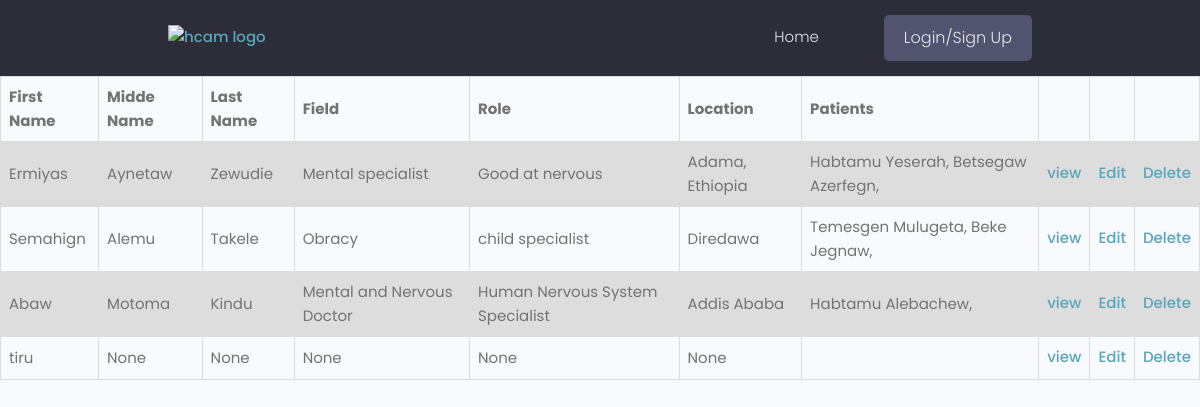
The page /users/doctors/ on the database as committed earlier.
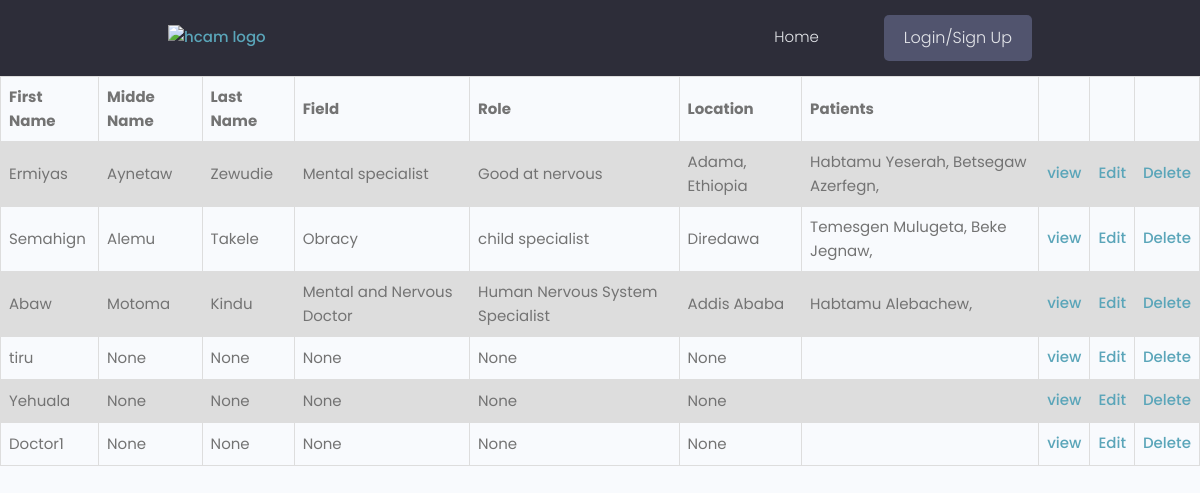
The same page on the database as committed later.
### users/models.py (models this page shows, shortened)
class Doctor(models.Model):
    user = models.OneToOneField(UserAccount, null=True, blank=True, on_delete=models.CASCADE)
    first_name = models.CharField(max_length=100, null=True, blank=True)
    middle_name = models.CharField(max_length=100, null=True, blank=True)
    last_name = models.CharField(max_length=100, null=True, blank=True)
    email = models.EmailField(max_length=150, null=True, blank=True)
    username = models.CharField(max_length=100, null=True, blank=True)
    location = models.CharField(max_length=100, null=True, blank=True)
    national_id = models.ImageField(null=True, blank=True, default='national.jpg')
    field_title = models.CharField(max_length=150, null=True, blank=True)
    short_intro = models.CharField(max_length=250, null=True, blank=True)
    profile_image = models.ImageField(null=True, blank=True, default='default-doctor.jpg')
    biography = models.TextField(null=True, blank=True)
    working_place = models.ForeignKey(Hospital, on_delete=models.CASCADE, null=True, blank=True)
    cv = models.ImageField(null=True, blank=True)
    created = models.DateTimeField(auto_now_add=True)
    id = models.UUIDField(default=uuid.uuid4, unique=True, primary_key=True, editable=False)

class Patient(models.Model):
    user = models.OneToOneField(UserAccount, null=True, blank=True, on_delete=models.CASCADE)
    first_name = models.CharField(max_length=100, null=True, blank=True)
    middle_name = models.CharField(max_length=100, null=True, blank=True)
    last_name = models.CharField(max_length=100, null=True, blank=True)
    email = models.EmailField(max_length=150, null=True, blank=True)
    username = models.CharField(max_length=100, null=True, blank=True)
    location = models.CharField(max_length=100, null=True, blank=True)
    national_id = models.ImageField(null=True, blank=True, default='national.jpg')
    age = models.PositiveIntegerField(null=True, blank=True)
    outPatient = models.BooleanField(null=True, blank=True)
    doctor = models.ForeignKey(Doctor, null=True, blank=True, on_delete=models.SET_NULL)
    diseases = models.ManyToManyField('Disease')
    caregiver = models.ForeignKey(Caregiver, null=True, blank=True, on_delete=models.CASCADE)
    profile_image = models.ImageField(null=True, blank=True, default='default-patient.png')
    created = models.DateTimeField(auto_now_add=True)
    id = models.UUIDField(default=uuid.uuid4, unique=True, primary_key=True, editable=False)

### users/views.py (the view)
# urls.py: path('doctors/', views.doctors, name = 'doctors'),
def doctors(request):
    doctorObj = Doctor.objects.all()
    context = {'doctorObj': doctorObj}
    return render(request, 'users/doctors.html', context)

### users/templates/users/doctors.html (shortened to what this page needs)
{% extends 'main.html' %}
{% block content %}
{% include 'navbar.html' %}
<!DOCTYPE html>
<html>
<head>
</head>
<body>
<table>
  <tr>
    <th>First Name</th>
    <th>Midde Name</th>
    <th>Last Name</th>
    <th>Field</th>
    <th>Role</th>
    <th>Location</th>
    <th>Patients</th>
    <th>     </th>
    <th>     </th>
    <th>     </th>
  </tr>
  {% for doctor in doctorObj %}
  <tr>
    <td>{{doctor.first_name}}</td>
    <td>{{doctor.middle_name}}</td>
    <td>{{doctor.last_name}}</td>
    <td>{{doctor.field_title}}</td>
    <td>{{doctor.short_intro}}</td>
    <td>{{doctor.location}}</td>
    <td>{% for patient in doctor.patient_set.all %}
    {{patient.first_name}} {{patient.middle_name}},
    {% endfor %}</td>
    <td><a href="{% url 'single-doctor' doctor.id %}">view</a></td>
    <td><a href="{% url 'update-doctor' doctor.id %}">Edit </a></td>
    <td><a href="{% url 'delete-doctor' doctor.id %}">Delete</a></td>
  </tr>
  {% endfor %}
</table>
</body>
</html>
{% endblock %}

Rows that differ between the two databases and show on the page:
added Doctor: first_name "Yehuala", middle_name "None", last_name "None", field_title "None", short_intro "None", location "None"
added Doctor: first_name "Doctor1", middle_name "None", last_name "None", field_title "None", short_intro "None", location "None"
